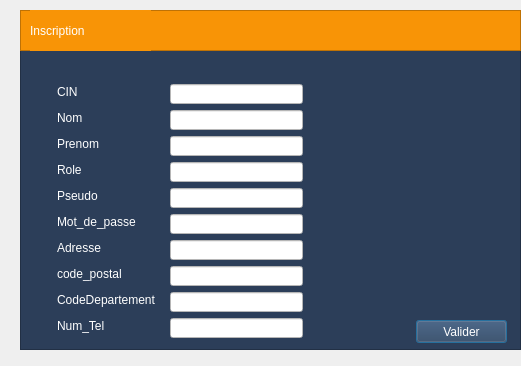
<?xml version="1.0" encoding="UTF-8"?>
<ui version="4.0">
 <class>Dialog_inscription</class>
 <widget class="QDialog" name="Dialog_inscription">
  <property name="geometry">
   <rect>
    <x>0</x>
    <y>0</y>
    <width>521</width>
    <height>366</height>
   </rect>
  </property>
  <property name="windowTitle">
   <string>Dialog</string>
  </property>
  <widget class="QFrame" name="frame_2">
   <property name="geometry">
    <rect>
     <x>20</x>
     <y>50</y>
     <width>501</width>
     <height>300</height>
    </rect>
   </property>
   <property name="styleSheet">
    <string notr="true">background-color: rgb(44, 62, 89);
color: rgb(255, 255, 255);</string>
   </property>
   <property name="frameShape">
    <enum>QFrame::StyledPanel</enum>
   </property>
   <property name="frameShadow">
    <enum>QFrame::Raised</enum>
   </property>
   <widget class="QLabel" name="Num_Tel">
    <property name="geometry">
     <rect>
      <x>37</x>
      <y>268</y>
      <width>55</width>
      <height>16</height>
     </rect>
    </property>
    <property name="styleSheet">
     <string notr="true">font: 10pt &quot;MS Shell Dlg 2&quot;;</string>
    </property>
    <property name="text">
     <string>Num_Tel </string>
    </property>
   </widget>
   <widget class="QLineEdit" name="lineEdit_Prenom">
    <property name="geometry">
     <rect>
      <x>150</x>
      <y>86</y>
      <width>133</width>
      <height>20</height>
     </rect>
    </property>
    <property name="styleSheet">
     <string notr="true">background-color: rgb(255, 255, 255);
color: rgb(0, 0, 0);

</string>
    </property>
   </widget>
   <widget class="QLabel" name="Role">
    <property name="geometry">
     <rect>
      <x>37</x>
      <y>112</y>
      <width>29</width>
      <height>16</height>
     </rect>
    </property>
    <property name="styleSheet">
     <string notr="true">font: 10pt &quot;MS Shell Dlg 2&quot;;
</string>
    </property>
    <property name="text">
     <string>Role </string>
    </property>
   </widget>
   <widget class="QLabel" name="Mot_passe">
    <property name="geometry">
     <rect>
      <x>37</x>
      <y>164</y>
      <width>86</width>
      <height>16</height>
     </rect>
    </property>
    <property name="styleSheet">
     <string notr="true">font: 10pt &quot;MS Shell Dlg 2&quot;;</string>
    </property>
    <property name="text">
     <string>Mot_de_passe </string>
    </property>
   </widget>
   <widget class="QLineEdit" name="lineEdit_Num_Tel">
    <property name="geometry">
     <rect>
      <x>150</x>
      <y>268</y>
      <width>133</width>
      <height>20</height>
     </rect>
    </property>
    <property name="styleSheet">
     <string notr="true">background-color: rgb(255, 255, 255);
color: rgb(0, 0, 0);

			</string>
    </property>
   </widget>
   <widget class="QLineEdit" name="lineEdit_Nom">
    <property name="geometry">
     <rect>
      <x>150</x>
      <y>60</y>
      <width>133</width>
      <height>20</height>
     </rect>
    </property>
    <property name="styleSheet">
     <string notr="true">background-color: rgb(255, 255, 255);
color: rgb(0, 0, 0);
</string>
    </property>
   </widget>
   <widget class="QLabel" name="CodeDepartement">
    <property name="geometry">
     <rect>
      <x>37</x>
      <y>242</y>
      <width>107</width>
      <height>16</height>
     </rect>
    </property>
    <property name="styleSheet">
     <string notr="true">font: 10pt &quot;MS Shell Dlg 2&quot;;</string>
    </property>
    <property name="text">
     <string>CodeDepartement </string>
    </property>
   </widget>
   <widget class="QLineEdit" name="lineEdit_Cdp">
    <property name="geometry">
     <rect>
      <x>150</x>
      <y>242</y>
      <width>133</width>
      <height>20</height>
     </rect>
    </property>
    <property name="styleSheet">
     <string notr="true">background-color: rgb(255, 255, 255);
color: rgb(0, 0, 0);

			</string>
    </property>
   </widget>
   <widget class="QPushButton" name="pushButton_ajouter">
    <property name="geometry">
     <rect>
      <x>396</x>
      <y>270</y>
      <width>91</width>
      <height>23</height>
     </rect>
    </property>
    <property name="text">
     <string>Valider</string>
    </property>
   </widget>
   <widget class="QLineEdit" name="lineEdit_Cp">
    <property name="geometry">
     <rect>
      <x>150</x>
      <y>216</y>
      <width>133</width>
      <height>20</height>
     </rect>
    </property>
    <property name="styleSheet">
     <string notr="true">background-color: rgb(255, 255, 255);
color: rgb(0, 0, 0);

			</string>
    </property>
   </widget>
   <widget class="QLabel" name="Pseudo">
    <property name="geometry">
     <rect>
      <x>37</x>
      <y>138</y>
      <width>45</width>
      <height>16</height>
     </rect>
    </property>
    <property name="styleSheet">
     <string notr="true">font: 10pt &quot;MS Shell Dlg 2&quot;;</string>
    </property>
    <property name="text">
     <string>Pseudo </string>
    </property>
   </widget>
   <widget class="QLabel" name="Adresse">
    <property name="geometry">
     <rect>
      <x>37</x>
      <y>190</y>
      <width>50</width>
      <height>16</height>
     </rect>
    </property>
    <property name="styleSheet">
     <string notr="true">font: 10pt &quot;MS Shell Dlg 2&quot;;</string>
    </property>
    <property name="text">
     <string>Adresse </string>
    </property>
   </widget>
   <widget class="QLineEdit" name="lineEdit_Role">
    <property name="geometry">
     <rect>
      <x>150</x>
      <y>112</y>
      <width>133</width>
      <height>20</height>
     </rect>
    </property>
    <property name="styleSheet">
     <string notr="true">background-color: rgb(255, 255, 255);
color: rgb(0, 0, 0);
</string>
    </property>
   </widget>
   <widget class="QLineEdit" name="lineEdit_Pseudo">
    <property name="geometry">
     <rect>
      <x>150</x>
      <y>138</y>
      <width>133</width>
      <height>20</height>
     </rect>
    </property>
    <property name="styleSheet">
     <string notr="true">background-color: rgb(255, 255, 255);
color: rgb(0, 0, 0);

			</string>
    </property>
   </widget>
   <widget class="QLineEdit" name="lineEdit_Cin">
    <property name="geometry">
     <rect>
      <x>150</x>
      <y>34</y>
      <width>133</width>
      <height>20</height>
     </rect>
    </property>
    <property name="styleSheet">
     <string notr="true">background-color: rgb(255, 255, 255);
color: rgb(0, 0, 0);
</string>
    </property>
   </widget>
   <widget class="QLabel" name="Code_Postale">
    <property name="geometry">
     <rect>
      <x>37</x>
      <y>216</y>
      <width>72</width>
      <height>16</height>
     </rect>
    </property>
    <property name="styleSheet">
     <string notr="true">font: 10pt &quot;MS Shell Dlg 2&quot;;</string>
    </property>
    <property name="text">
     <string>code_postal </string>
    </property>
   </widget>
   <widget class="QLineEdit" name="lineEdit_Mdp">
    <property name="geometry">
     <rect>
      <x>150</x>
      <y>164</y>
      <width>133</width>
      <height>20</height>
     </rect>
    </property>
    <property name="styleSheet">
     <string notr="true">background-color: rgb(255, 255, 255);
color: rgb(0, 0, 0);

			</string>
    </property>
   </widget>
   <widget class="QLabel" name="Cin">
    <property name="geometry">
     <rect>
      <x>37</x>
      <y>34</y>
      <width>24</width>
      <height>16</height>
     </rect>
    </property>
    <property name="styleSheet">
     <string notr="true">font: 10pt &quot;MS Shell Dlg 2&quot;;</string>
    </property>
    <property name="text">
     <string>CIN </string>
    </property>
   </widget>
   <widget class="QLabel" name="Nom">
    <property name="geometry">
     <rect>
      <x>37</x>
      <y>60</y>
      <width>34</width>
      <height>16</height>
     </rect>
    </property>
    <property name="styleSheet">
     <string notr="true">font: 10pt &quot;MS Shell Dlg 2&quot;;</string>
    </property>
    <property name="text">
     <string>Nom  </string>
    </property>
   </widget>
   <widget class="QLabel" name="Nombre_des_pages">
    <property name="geometry">
     <rect>
      <x>37</x>
      <y>86</y>
      <width>48</width>
      <height>16</height>
     </rect>
    </property>
    <property name="styleSheet">
     <string notr="true">font: 10pt &quot;MS Shell Dlg 2&quot;;</string>
    </property>
    <property name="text">
     <string>Prenom </string>
    </property>
   </widget>
   <widget class="QLineEdit" name="lineEdit_Adresse">
    <property name="geometry">
     <rect>
      <x>150</x>
      <y>190</y>
      <width>133</width>
      <height>20</height>
     </rect>
    </property>
    <property name="styleSheet">
     <string notr="true">background-color: rgb(255, 255, 255);
color: rgb(0, 0, 0);

			</string>
    </property>
   </widget>
  </widget>
  <widget class="QFrame" name="frame_3">
   <property name="geometry">
    <rect>
     <x>20</x>
     <y>10</y>
     <width>501</width>
     <height>41</height>
    </rect>
   </property>
   <property name="styleSheet">
    <string notr="true">background-color: rgb(248, 148, 6);</string>
   </property>
   <property name="frameShape">
    <enum>QFrame::StyledPanel</enum>
   </property>
   <property name="frameShadow">
    <enum>QFrame::Raised</enum>
   </property>
   <widget class="QLabel" name="Inscription">
    <property name="geometry">
     <rect>
      <x>10</x>
      <y>0</y>
      <width>121</width>
      <height>41</height>
     </rect>
    </property>
    <property name="styleSheet">
     <string notr="true">color: rgb(255, 255, 255);
font: 16pt &quot;MS Shell Dlg 2&quot;;
</string>
    </property>
    <property name="text">
     <string>Inscription</string>
    </property>
   </widget>
  </widget>
 </widget>
 <resources/>
 <connections/>
</ui>
